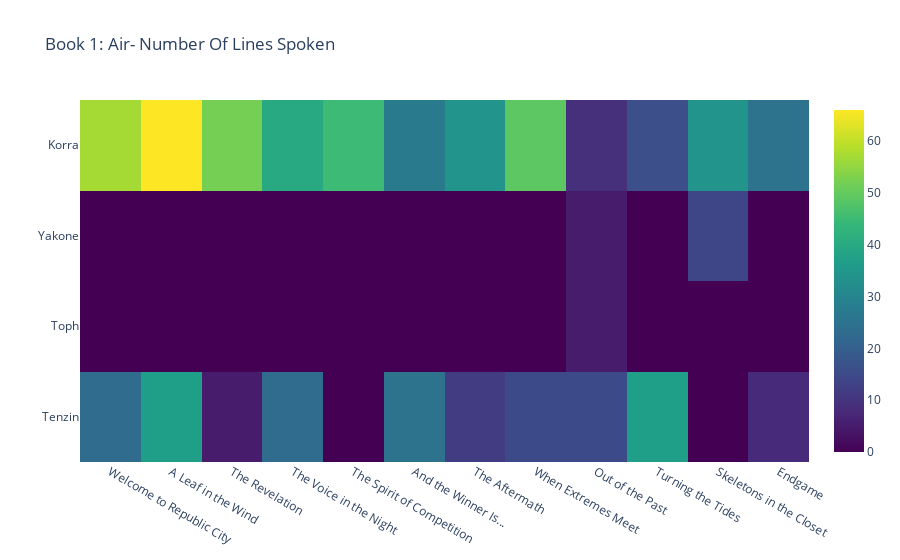

This figure's notebook cell:
### Code cell
character_dialogue_heatmap_per_season(1, ["Tenzin", "Toph", "Yakone", "Korra"])

### Figure 1 — Plotly figure (JSON) as saved in the notebook; plotly's stock layout.template omitted (floating-point values rounded to 4 significant figures)
{"data": [{"colorscale": [[0, "#440154"], [0.1111, "#482878"], [0.2222, "#3e4989"], [0.3333, "#31688e"], [0.4444, "#26828e"], [0.5556, "#1f9e89"], [0.6667, "#35b779"], [0.7778, "#6ece58"], [0.8889, "#b5de2b"], [1, "#fde725"]], "type": "heatmap", "x": ["Welcome to Republic City", "A Leaf in the Wind", "The Revelation", "The Voice in the Night", "The Spirit of Competition", "And the Winner Is...", "The Aftermath", "When Extremes Meet", "Out of the Past", "Turning the Tides", "Skeletons in the Closet", "Endgame"], "y": ["Tenzin", "Toph", "Yakone", "Korra"], "z": [[23, 37, 5, 23, 0, 25, 12, 15, 15, 37, 0, 8], [0, 0, 0, 0, 0, 0, 0, 0, 5, 0, 0, 0], [0, 0, 0, 0, 0, 0, 0, 0, 5, 0, 14, 0], [57, 66, 52, 40, 45, 27, 34, 49, 9, 16, 34, 25]]}], "layout": {"title": {"text": "Book 1: Air- Number Of Lines Spoken"}, "xaxis": {"nticks": 180}}}
